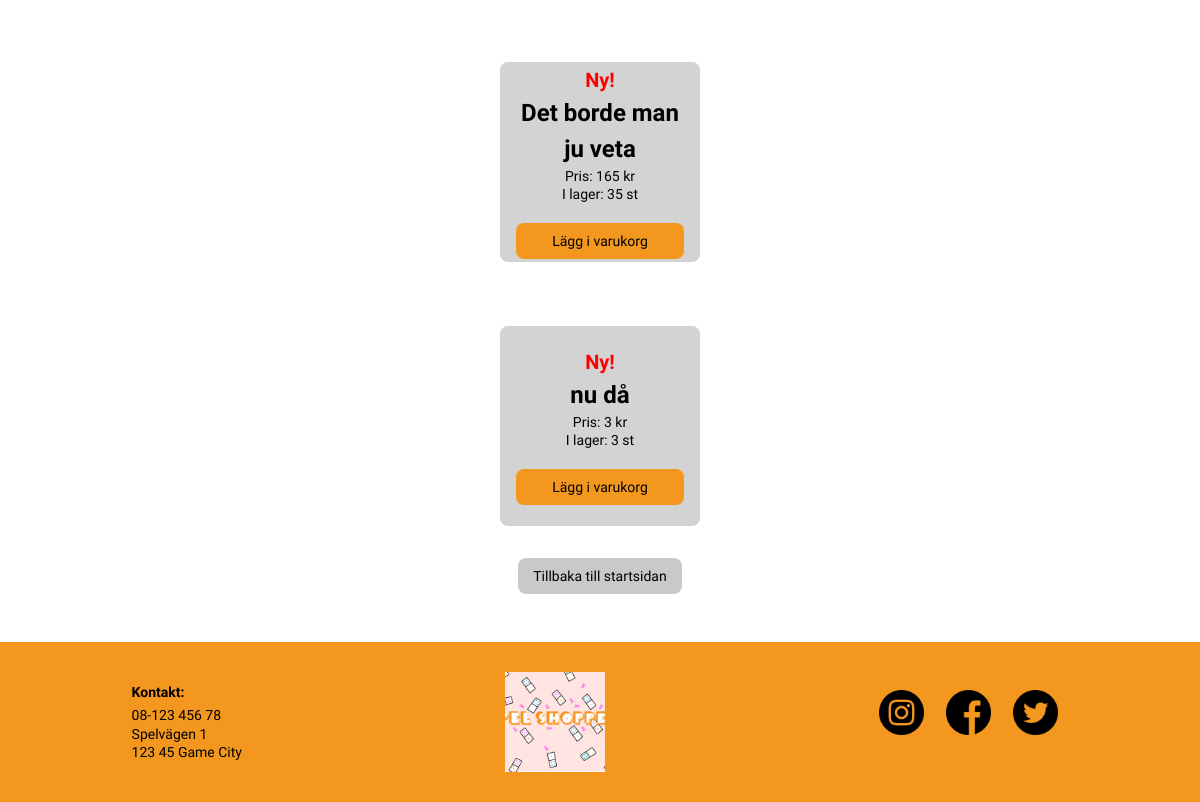
Page /news/news.php (lower part) on the earlier database version.
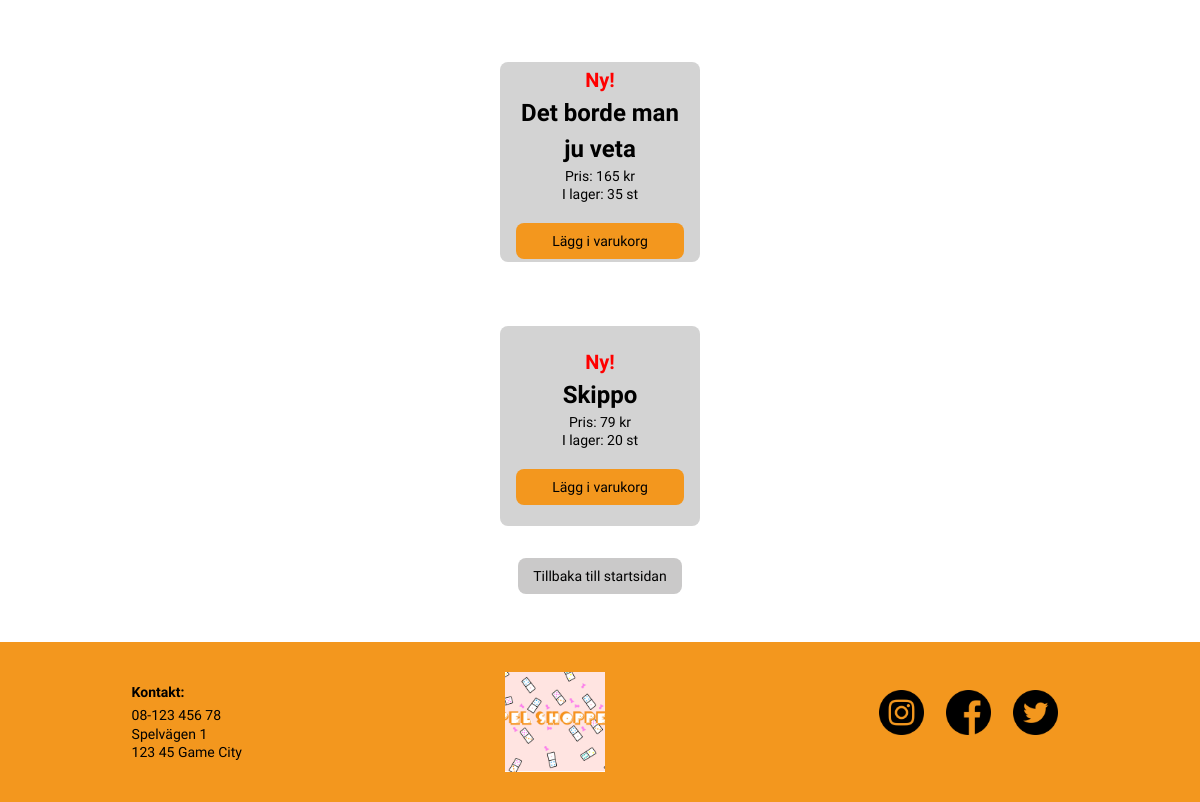
Same page on the later database version.
### tables this page shows
CREATE TABLE `webshop_products` (
  `productid` int(11) NOT NULL,
  `categoryid` int(11) NOT NULL,
  `title` varchar(500) NOT NULL,
  `description` varchar(1000) NOT NULL,
  `price` decimal(10,0) NOT NULL,
  `quantity` int(11) NOT NULL,
  `productimg` varchar(1000) NOT NULL,
  `date` date NOT NULL DEFAULT current_timestamp()
);

### news/news.php (the view, shortened to what this page needs)
<?php
  require_once '../header_extern.php';
require_once '../config/db.php';
$sql = "SELECT * FROM webshop_products";
$stmt = $db->prepare($sql);
$stmt->execute();
while ($row = $stmt->fetch(PDO::FETCH_ASSOC)) :
  $title = htmlspecialchars($row['title']);
  $price = htmlspecialchars($row['price']);
  $productid = htmlspecialchars($row['productid']);
  $quantity = htmlspecialchars($row['quantity']);
  $date = htmlspecialchars($row['date']);
  if ($quantity == "0") {
    $any_items = "<span>Finns EJ i lager</span>";
  } else {
    $any_items = "I lager: " . $quantity . " st";
  }
  $now = date("yy-m-d");
  $dateNow=date_create($now);
  $dateProd=date_create($date);
  $diff=date_diff($dateProd,$dateNow);
  $diffDays = $diff->format('%R%a days');
  if($diffDays < 7){
    echo
    "<div class='product_card'>
          <h3 class='product_price-new'>Ny!</h3>
          <a href= '../product/product_info.php? id=$productid'
          class='product_title'>$title</a>
          <p class='product_price'>Pris: $price kr</p>
          <p class='any-items'>$any_items</p>
        <button class='cart-btn product_card-btn'><a href= '../order/orderpage.php? id=$productid' </a>Lägg i varukorg</button>
      </div>";
  };
endwhile;
?>
<button class="btn-back"><a href="../index.php">Tillbaka till startsidan</a></button>
<?php
require_once "../footer.php"
?>

Differences in the rows shown:
removed webshop_products: title "nu då", price "3", quantity "I lager: 3 st"
added webshop_products: title "Skippo", price "79", quantity "I lager: 20 st"
